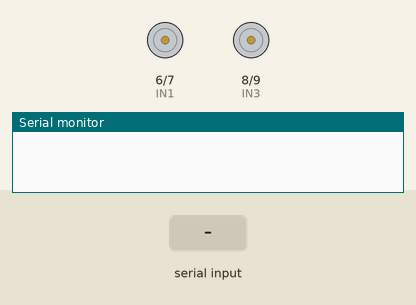
Simulated run of this sketch. Board: Arduino Uno, built with avr-gcc and run on an emulated ATmega328P. On the bench: motor-driver pin pairs drawn as motors (green arrow = first pin HIGH = forward, orange = second pin HIGH = backward, longer = more drive, scaled by the enable pin), the last lines printed to the serial monitor. Inputs (shaded band) come from the test bench.

Above: at 1.2 s.
1.3 s: "F" received over Serial
At 2.0 s:
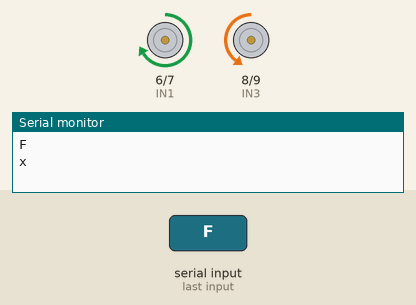
2.8 s: "B" received over Serial
At 3.1 s:
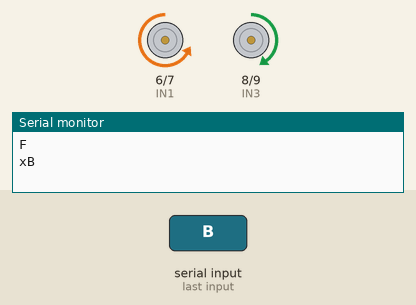
4.3 s: "R" received over Serial
At 5.5 s:
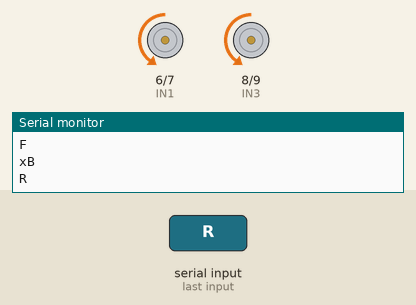
5.8 s: "L" received over Serial
At 6.6 s:
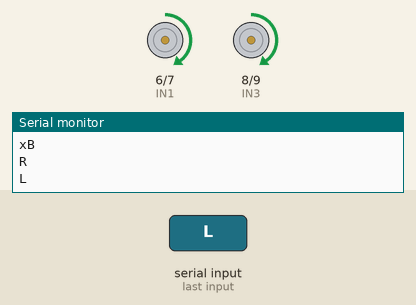
Timing chart, 0 to 8.3 s (numbered marks = the images above; inputs shaded):
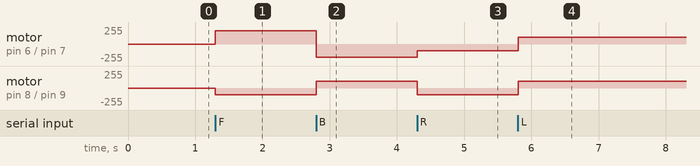

The sketch:

4MotorCar.ino
```cpp
#define ENA 5
#define ENB 10
#define IN1 6
#define IN2 7
#define IN3 8
#define IN4 9
char Data;


void setup() {
  // put your setup code here, to run once:
  Serial.begin(9600);
  pinMode(ENA, OUTPUT);
  pinMode(ENB, OUTPUT);
  pinMode(IN1, OUTPUT);
  pinMode(IN2, OUTPUT);
  pinMode(IN3, OUTPUT);
  pinMode(IN4, OUTPUT);

}

void loop() {
  // put your main code here, to run repeatedly:
  // digitalWrite(BL,HIGH);
  if (Serial.available()) {
    Data = Serial.read();
    Serial.println(Data);

    switch (Data) {
      case 'F':
        forward();
        Serial.write("x");
        //delay(100);
        Data = 0;

        break;
      case 'B':
        back();
        //delay(100);
        Data = 0;

        break;
      case 'R':
        right();
        //delay(100);
        Data = 0;

        break;
      case 'L':
        left();
        //delay(100);
        Data = 0;
        break;
      case 'S':
        stop();
        //delay(100);
        Data = 0;
        break;
        default:
        Data = 0;
        break;
    }

  }
}

void forward() {
  analogWrite(ENA, 200);
  analogWrite(ENB, 100);
  digitalWrite(IN1, HIGH);
  digitalWrite(IN2, LOW);
  digitalWrite(IN3, LOW);
  digitalWrite(IN4, HIGH);

}

void back() {
  analogWrite(ENA, 200);
  analogWrite(ENB, 100);
  digitalWrite(IN1, LOW);
  digitalWrite(IN2, HIGH);
  digitalWrite(IN3, HIGH);
  digitalWrite(IN4, LOW);

}

void right() {
  analogWrite(ENA, 100);
  analogWrite(ENB, 100);
  digitalWrite(IN1, LOW);
  digitalWrite(IN2, HIGH);
  digitalWrite(IN3, LOW);
  digitalWrite(IN4, HIGH);

}

void left() {
  analogWrite(ENA, 100);
  analogWrite(ENB, 100);
  digitalWrite(IN1, HIGH);
  digitalWrite(IN2, LOW);
  digitalWrite(IN3, HIGH);
  digitalWrite(IN4, LOW);

}

void stop() {
  analogWrite(ENA, 0);
  analogWrite(ENB, 0);
  digitalWrite(IN1, LOW);
  digitalWrite(IN2, LOW);
  digitalWrite(IN4, LOW);
  digitalWrite(IN3, LOW);
}
```

Measured:
- after the input at 1.3 s, motor on pin 6 (IN1) / pin 7 (IN2): stopped → forward 200/255 at once; motor on pin 8 (IN3) / pin 9 (IN4): stopped → backward 100/255 at once
- after the input at 2.8 s, motor on pin 6 (IN1) / pin 7 (IN2): forward 200/255 → backward 200/255 at once; motor on pin 8 (IN3) / pin 9 (IN4): backward 100/255 → forward 100/255 at once
- after the input at 4.3 s, motor on pin 6 (IN1) / pin 7 (IN2): backward 200/255 → backward 100/255 at once; motor on pin 8 (IN3) / pin 9 (IN4): forward 100/255 → backward 100/255 at once
- after the input at 5.8 s, motor on pin 6 (IN1) / pin 7 (IN2), motor on pin 8 (IN3) / pin 9 (IN4): backward 100/255 → forward 100/255 at once
